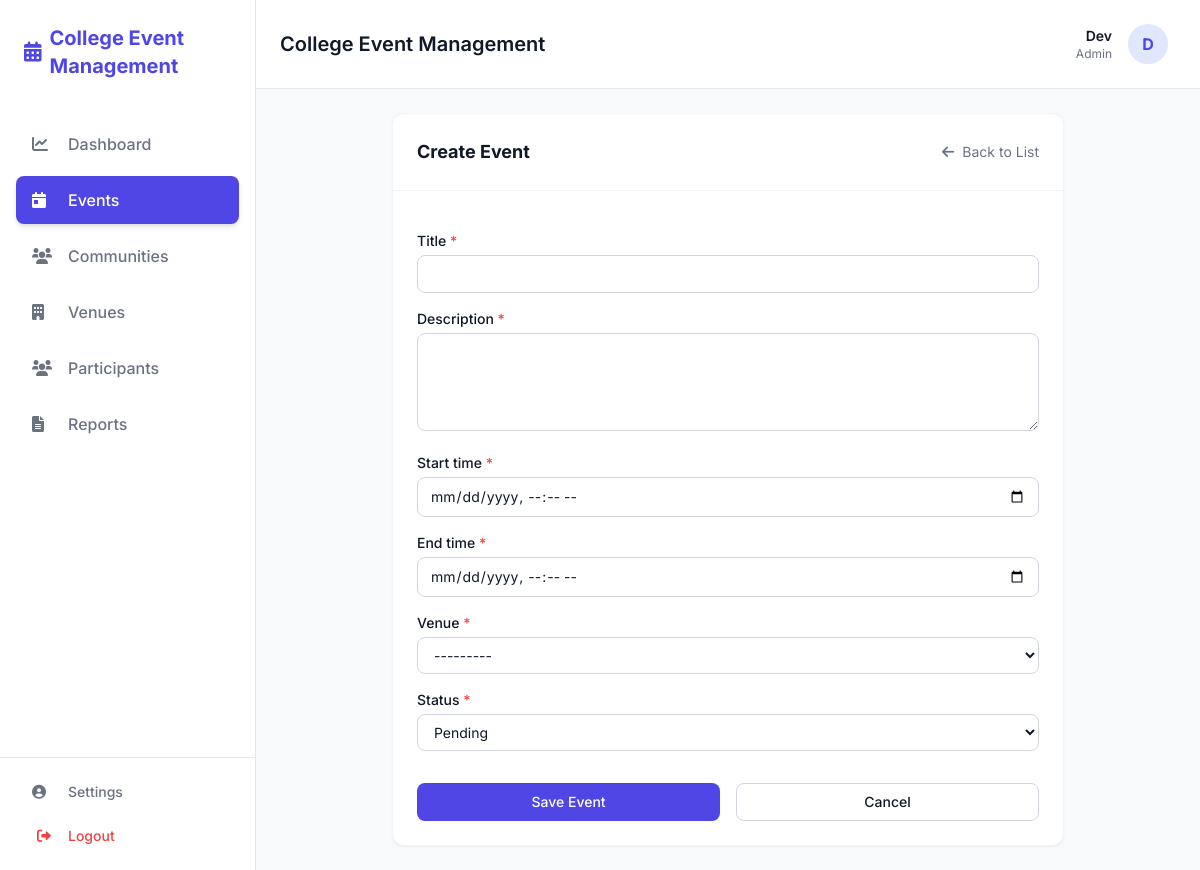
/events/create/ (signed in), run on the app's committed database.
### apps/accounts/models.py (models this page shows, shortened)
class User(AbstractUser):
    class Role(models.TextChoices):
        ADMIN = "ADMIN", "Admin"
        ORGANIZER = "ORGANIZER", "Organizer"
        STUDENT = "STUDENT", "Student"
    role = models.CharField(max_length=50, choices=Role.choices, default=Role.STUDENT)
    department = models.CharField(max_length=100, blank=True, null=True)
    year = models.IntegerField(blank=True, null=True)

### apps/events/views.py (the view)
# urls.py: path('create/', views.event_create, name='event_create'),
@login_required
def event_create(request):
    if request.method == "POST":
        form = EventForm(request.POST)
        if form.is_valid():
            event = form.save(commit=False)
            event.organizer = request.user
            event.save()
            return redirect('event_list')
    else:
        form = EventForm()
    return render(request, 'events/event_form.html', {'form': form, 'title': 'Create Event'})

### apps/events/forms.py
class EventForm(forms.ModelForm):
    class Meta:
        model = Event
        fields = ['title', 'description', 'start_time', 'end_time', 'venue', 'status']
        widgets = {
            'start_time': forms.DateTimeInput(attrs={'type': 'datetime-local'}),
            'end_time': forms.DateTimeInput(attrs={'type': 'datetime-local'}),
            'description': forms.Textarea(attrs={'rows': 4}),
        }

### apps/resources/models.py (called while the page is built)
    def __str__(self):
        return f"{self.name} ({self.get_resource_type_display()})"

### apps/events/templates/events/event_form.html (shortened to what this page needs)
{% extends 'base.html' %}
{% block content %}
<div class="max-w-2xl mx-auto">
    <div class="bg-white rounded-xl border border-gray-100 shadow-sm overflow-hidden">
        <div class="p-6 border-b border-gray-100 flex items-center justify-between">
            <h3 class="text-lg font-bold text-textDark">{{ title }}</h3>
            <a href="{% url 'event_list' %}" class="text-sm text-textLight hover:text-primary">
                <i class="fas fa-arrow-left mr-1"></i> Back to List
            </a>
        </div>
        <form method="POST" class="p-6 space-y-4">
            {% for field in form %}
            <div>
                <label for="{{ field.id_for_label }}" class="block text-sm font-medium text-textDark mb-1">
                    {{ field.label }}
                    {% if field.field.required %}<span class="text-red-500">*</span>{% endif %}
                </label>
                {{ field }}
            </div>
            {% endfor %}
            <div class="pt-4 flex items-center gap-4">
                <button type="submit"
                    class="flex-1 py-2 px-4 border border-transparent text-sm font-medium rounded-lg text-white bg-primary hover:bg-indigo-700 transition-colors">
                    Save Event
                </button>
                <a href="{% url 'event_list' %}"
                    class="flex-1 text-center py-2 px-4 border border-gray-300 text-sm font-medium rounded-lg text-textDark bg-white hover:bg-gray-50 transition-colors">
                    Cancel
                </a>
            </div>
        </form>
    </div>
</div>
{% endblock %}

### apps/core/templates/components/navbar.html
<header class="bg-white border-b border-gray-200 sticky top-0 z-50 px-6 py-4 flex items-center justify-between">
    <div class="flex items-center space-x-4">
        <h2 class="text-xl font-semibold text-textDark">College Event Management</h2>
    </div>
    <a href="{% url 'profile' %}"
        class="flex items-center space-x-4 hover:bg-gray-50 p-2 rounded-lg transition-colors cursor-pointer">
        <div class="text-right hidden md:block">
            <p class="text-sm font-semibold text-textDark">{{ user.username }}</p>
            <p class="text-xs text-textLight capitalize">{{ user.role|lower }}</p>
        </div>
        <div class="h-10 w-10 rounded-full bg-indigo-100 flex items-center justify-center text-primary font-bold">
            {{ user.username|first|upper }}
        </div>
    </a>
</header>

### apps/core/templates/base.html (style rules this page uses)
body { font-family: 'Inter', sans-serif; background-color: #F8F9FB; color: #111827; }

### apps/events/templates/events/event_form.html (style rules this page uses)
input[type="text"], input[type="datetime-local"], select, textarea { width: 100%; padding: 0.5rem 0.75rem; border: 1px solid #D1D5DB; border-radius: 0.5rem; font-size: 0.875rem; line-height: 1.25rem; color: #111827; background-color: #FFFFFF; }

### data on the page
User: username "Dev", role "Admin", username|first "D"

### other printed values
{{ title }} "Create Event"
{{ field.label }} "Title" "Description" "Start time" "End time" "Venue" "Status"
